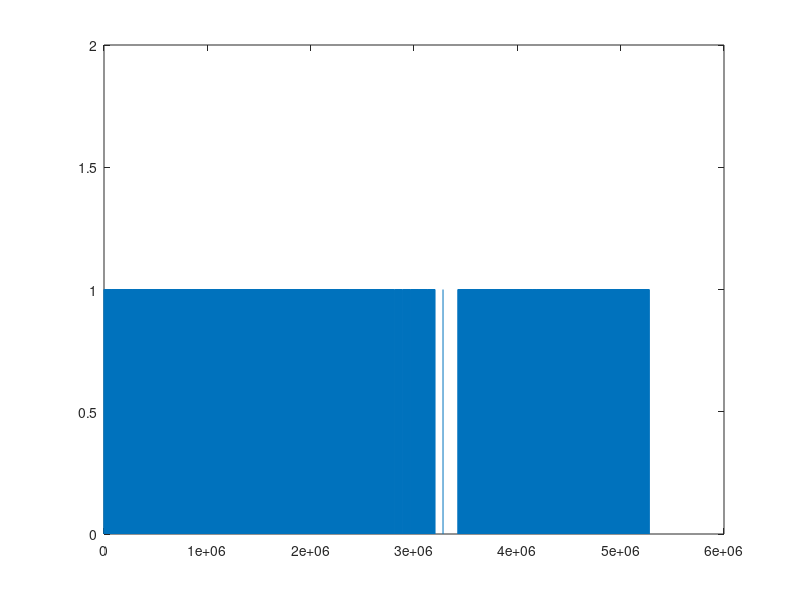

The MATLAB script that drew this image:
load data;

signal_length = sum(durations);
x = 1:signal_length;
y = zeros(1, signal_length);

index = 1;
for i = 1:length(durations)
    value = values(i);
    for u = 1:durations(i)
        y(index) = value;
        index = index + 1;
    end
end

plot(x, y);
ylim([0 2]);